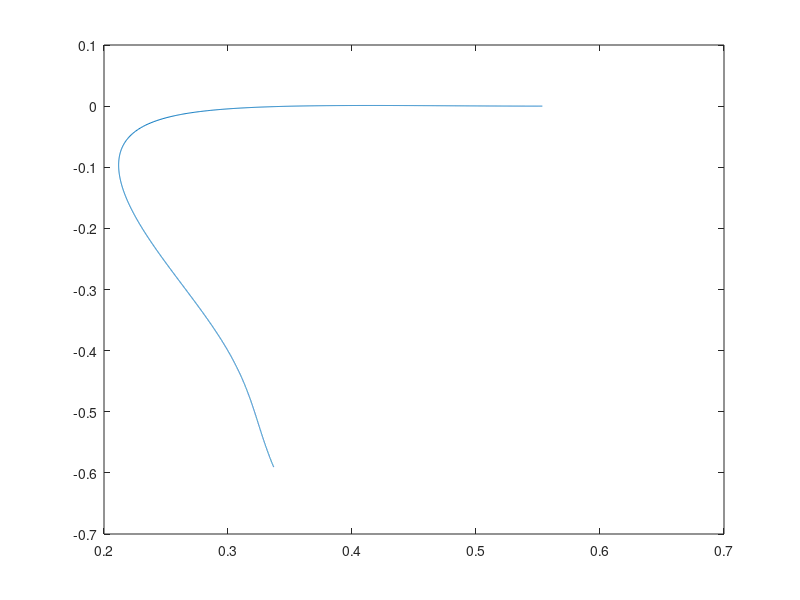

Recreate this plot in MATLAB.
% using Newton Method on Beattie Bridgeman
P1=100; % K-pascals
P2=6000;
T=293; %kelvin
Ru=8.314;%J/mol-K
%constants from table
Ao=507.2836;
a=0.07132;
Bo=0.10476;
b=0.07235;
C=660000;
%end of constants


P=P1;%allowable error
P2=P2+i; %estimate of distance to root
v=zeros(1,6000/i);
v(1:1)= 0.55347; % use ideal gas law for first estimate [ (R*T/Pinitial) ]
n=1;
while P<P2
    n=n+1;
    V=v(1,n-1);
    A=Ao*(1-(a/V));
    B=Bo*(1-(b/V));
   f=-(A/(V)^2)-((B*C*Ru)/((T^2)*(V^3)))+((B*Ru*T)/(V^2))-((C*Ru)/((T^2)*(V^2)))+((Ru*T)/(V))-P;
   df=-A*(T^2)+B*Ru*(T^3)-C*Ru+0.5*Ru*(T^3)*V-0.33*P*(T^2)*(V^2);
    v(1,n)=V-(f/df);
   P=P+i;
end
disp(v)
plot(v);
